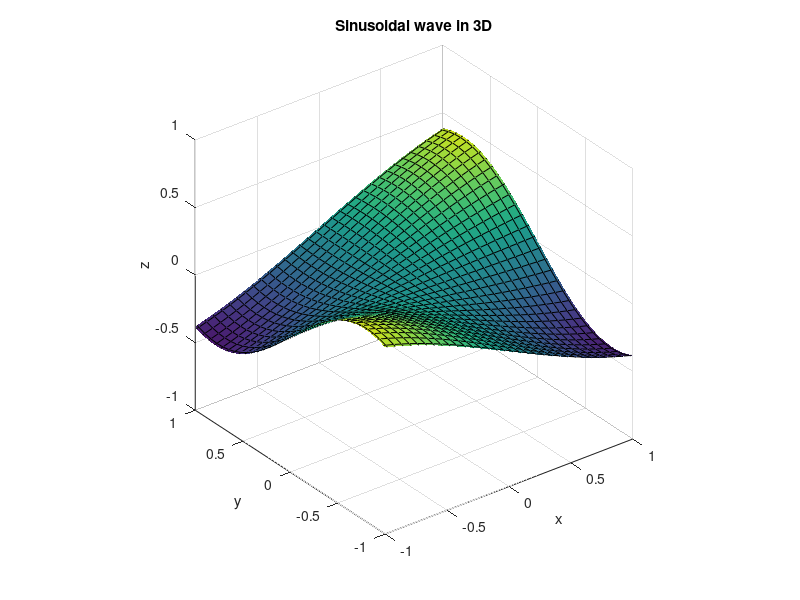
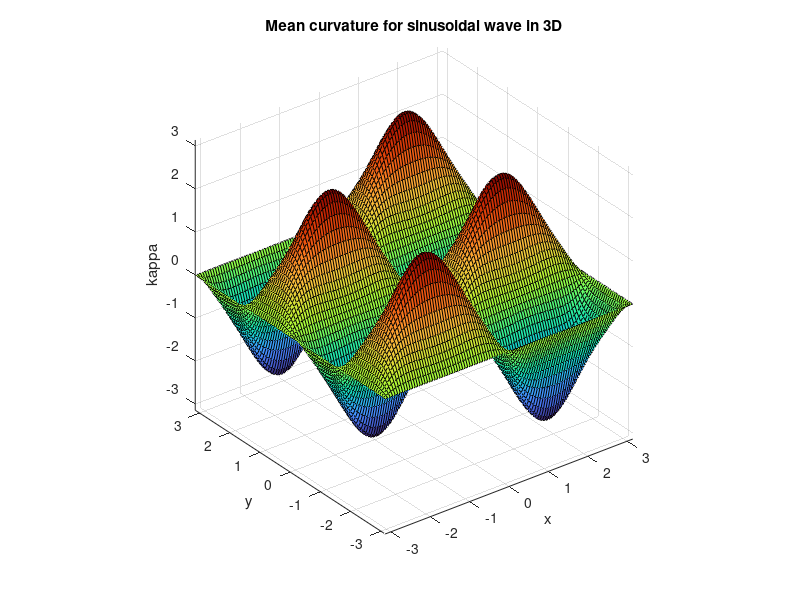

These figures' MATLAB source, in order:
% Three-dimensional sinusoid implemented as a Monge patch.
wx = 1;				% How many times you want wave to oscillate in x-dir.
wy = 2;				% How many times you want wave to oscillate in y-dir.
A = 0.5;			% Amplitude.

% The actual function.
h = @(x,y) A * sin( wx * x ) .* sin( wy * y );

% The partial derivatives.
hy = @(x,y) A * sin( wx * x ) .* cos( wy * y ) * wy;
hyy = @(x,y) -(wy^2) * h(x, y);
hx = @(x,y) A * wx * cos( wx * x ) .* sin( wy * y );
hxx = @(x,y) -(wx^2) * h(x, y);
hxy = @(x,y) A * wx * wy * cos( wx * x ) .* cos( wy * y );

% The mean curvature. Note: in reality, we are computing 2*H because of how it's used in fluid
% dynamics applications and the library.
H = @(x,y) ((1+hy(x,y).^2).*hxx(x,y) - 2*hx(x,y).*hy(x,y).*hxy(x,y) + (1+hx(x,y).^2).*hyy(x,y)) ./ ...
	(1 + hx(x,y).^2 + hy(x,y).^2).^1.5;

[X,Y] = meshgrid( linspace( -pi, pi ) );
Z = h( X, Y );
figure;
surf(X, Y, Z);
xlabel( "x" );
ylabel( "y" );
zlabel( "z" );
axis equal;
zlim([-1, 1]);
title( "Sinusoidal wave in 3D" );

% Let's compute curvature to determine the sign: concave and convex regions
% on the interface.
kappa = H( X, Y );
figure;
surf(X, Y, kappa);
xlabel( "x" );
ylabel( "y" );
zlabel( "\kappa" );
axis equal;
title( "Mean curvature for sinusoidal wave in 3D" );
colormap turbo;